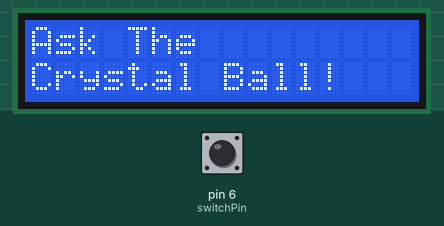
This sketch was run on a simulated Arduino Uno, built with avr-gcc and run on an emulated ATmega328P. Parts: 16×2 character LCD. The test bench sets the inputs (shaded band); at power-on: pin 6 (switchPin) LOW. Random numbers use the default seed unless the sketch sets one.

Above: at 6.2 s.
6.3 s: pin 6 (switchPin) pulled HIGH for 0.15 s
At 7.5 s:
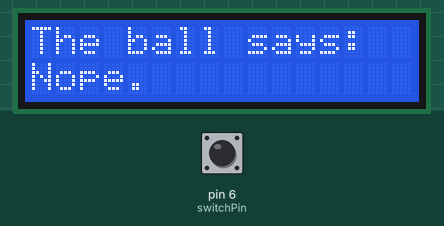
7.9 s: pin 6 (switchPin) pulled HIGH for 1 s
At 10.1 s:
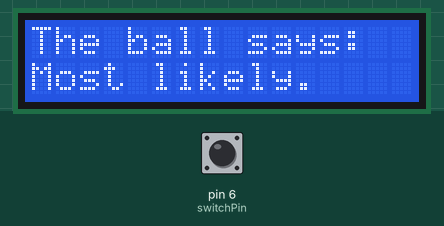
10.4 s: pin 6 (switchPin) pulsed HIGH 5 times (0.12 s each, 0.3 s apart)
At 12.6 s:
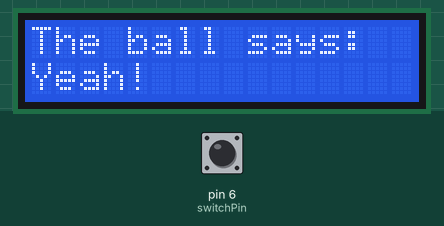
13.4 s: pin 6 (switchPin) pulled HIGH for 0.15 s
At 14.2 s:
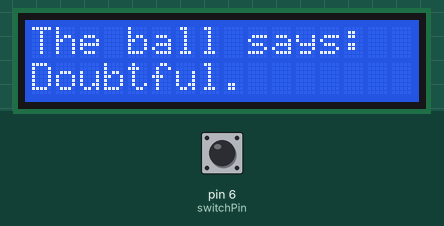
15.0 s: pin 6 (switchPin) pulled HIGH for 3.2 s
At 19.4 s:
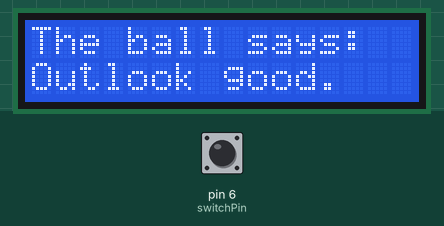
19.7 s: pin 6 (switchPin) pulled HIGH for 0.15 s
At 20.2 s:
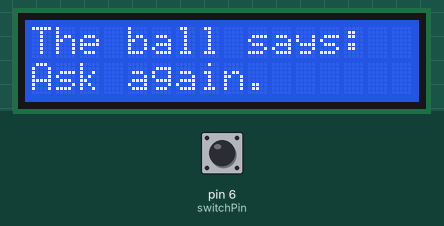
Timing chart, 0 to 22.3 s (numbered marks = the images above; inputs shaded):
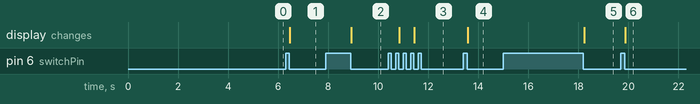

The sketch:

Crystal_Ball_I2C_-_P11V2.ino
```cpp
#include <LiquidCrystal_I2C.h>

LiquidCrystal_I2C lcd(0x27, 16, 2);
const int switchPin = 6;
int switchState = 0;
int prevSwitchState = 0;
int reply;
void setup() {
  // put your setup code here, to run once:
  lcd.init();
  lcd.backlight();
  pinMode(switchPin, INPUT);
  lcd.print("Ask The");
  lcd.setCursor(0, 1);
  lcd.print("Crystal Ball!");
  delay(5000);

}

void loop() {
  // put your main code here, to run repeatedly:
  switchState = digitalRead(switchPin);
  if(switchState != prevSwitchState)
  {
    if(switchState == LOW)
    {
      reply = random(8);
      lcd.clear();
      lcd.setCursor(0, 0);
      lcd.print("The ball says: ");
      lcd.setCursor(0, 1);
      switch(reply)
      {
        case 0:
          lcd.print("Yeah!");
          break;
        case 1:
          lcd.print("Most likely.");
          break;
        case 2:
          lcd.print("Certainly!");
          break;
        case 3:
          lcd.print("Outlook good.");
          break;
        case 4:
          lcd.print("Unsure.");
          break;
        case 5:
          lcd.print("Ask again.");
          break;
        case 6:
          lcd.print("Doubtful.");
          break;
        case 7:
          lcd.print("Nope.");
          break;

      }
    }
  }
  prevSwitchState = switchState;

}
```

Measured:
- after the input at 6.3 s, the display: changes after 0.17 s (image 1)
- after the input at 7.9 s, the display: changes after 1.0 s (image 2)
- after the input at 10.4 s, the display: first changes after 0.45 s (image 3 shows a later state)
- after the input at 13.4 s, the display: changes after 0.18 s (image 4)
- after the input at 15.0 s, the display: changes after 3.2 s (image 5)
- after the input at 19.7 s, the display: changes after 0.18 s (image 6)
